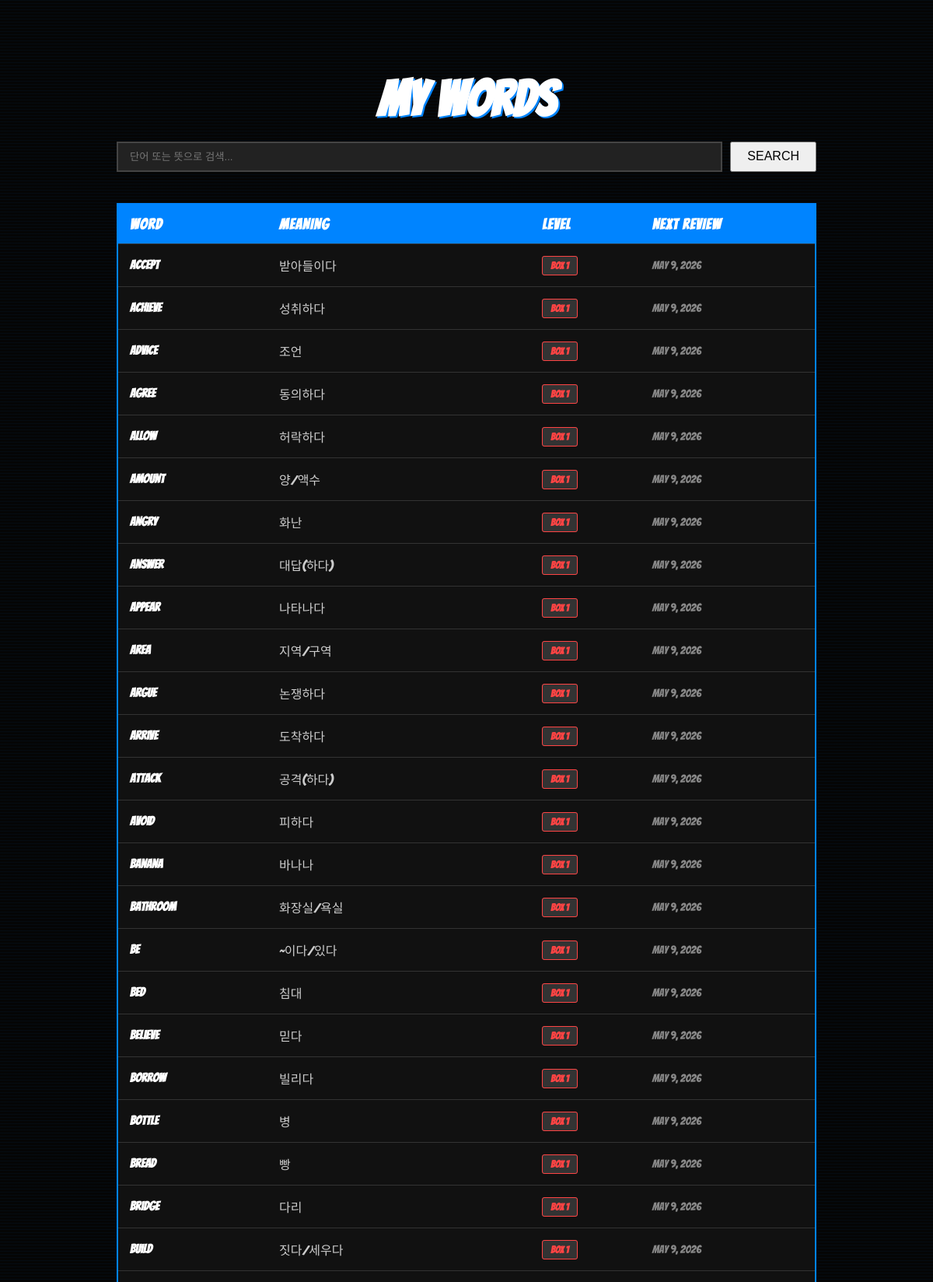
The page /leitner/words/ (signed in, upper part) on the database its author committed.
### leitner/models.py (models this page shows, shortened)
class UserCard(models.Model):
    REVIEW_INTERVALS = {1: 1, 2: 2, 3: 4, 4: 8, 5: 999}
    user = models.ForeignKey(settings.AUTH_USER_MODEL, on_delete=models.CASCADE, related_name='cards')
    sense = models.ForeignKey(WordSense, on_delete=models.CASCADE)
    box_number = models.IntegerField(default=1)
    next_review_at = models.DateField(default=localdate)
    correct_count = models.IntegerField(default=0)
    wrong_count = models.IntegerField(default=0)
    last_reviewed_at = models.DateTimeField(auto_now=True)
    class Meta:
        unique_together = ('user', 'sense')  # 중복 카드 방지

class WordSense(models.Model):
    word = models.ForeignKey(Word, on_delete=models.CASCADE, related_name='senses')
    meaning = models.CharField(max_length=200)
    example_en = models.TextField(blank=True)
    example_ko = models.TextField(blank=True)
    context_tag = models.CharField(max_length=50, blank=True)

class Word(models.Model):
    word = models.CharField(max_length=100, unique=True)
    pronunciation = models.CharField(max_length=100, blank=True)
    part_of_speech = models.CharField(max_length=50, blank=True)
    created_at = models.DateTimeField(auto_now_add=True)

### leitner/views.py (the view)
# urls.py: path('words/', views.word_list, name='word_list'),
@login_required
def word_list(request):
    search_query = request.GET.get('search', '')
    cards = UserCard.objects.filter(user=request.user).select_related('sense__word')
    if search_query:
        cards = cards.filter(
            Q(sense__word__word__icontains=search_query) |
            Q(sense__meaning__icontains=search_query)
        )
    cards = cards.order_by('box_number', 'sense__word__word')
    return render(request, 'leitner/word_list.html', {
        'cards': cards,
        'search_query': search_query
    })

### leitner/templates/leitner/word_list.html (shortened to what this page needs)
{% load static %}
<!DOCTYPE html>
<html>
<head>
    <link rel="stylesheet" href="{% static 'core/css/index.css' %}">
    <link rel="stylesheet" href="{% static 'leitner/css/dashboard.css' %}">
    <link rel="stylesheet" href="{% static 'leitner/css/word_list.css' %}">
</head>
<body>
<div class="main-container">
    <h1 class="dashboard-title">MY Words</h1>
    <form class="search-form" method="get">
        <input type="text" name="search" class="search-input"
               placeholder="단어 또는 뜻으로 검색..." value="{{ search_query }}">
        <button type="submit" class="btn-action" style="padding: 0 20px; font-size: 1rem;">SEARCH</button>
    </form>
    {% if cards %}
    <table class="word-list-table">
        <thead>
            <tr>
                <th>WORD</th>
                <th>MEANING</th>
                <th>LEVEL</th>
                <th>NEXT REVIEW</th>
            </tr>
        </thead>
        <tbody>
            {% for card in cards %}
            <tr>
                <td style="font-weight: bold; color: white;">{{ card.sense.word.word }}</td>
                <td style="color: #ccc;">{{ card.sense.meaning }}</td>
                <td>
                    <span class="box-badge box-{{ card.box_number }}">
                        BOX {{ card.box_number }}
                    </span>
                </td>
                <td style="font-size: 0.9rem; color: #888;">
                    {% if card.box_number == 5 %}
                        MASTERED (졸업)
                    {% else %}
                        {{ card.next_review_at }}
                    {% endif %}
                </td>
            </tr>
            {% endfor %}
        </tbody>
    </table>
    {% else %}
    <div class="stat-box" style="width: 100%; max-width: 900px;">
        <p>단어장이 비어있습니다. 단어를 등록하거나 학습을 시작하세요!</p>
    </div>
    {% endif %}
</div>
</body>
</html>

### core/static/core/css/index.css (style rules this page uses)
:root { --nw-blue: #0084ff; --nw-black: #050505; --nw-dark-blue: #001a33; }
body { background-color: var(--nw-black); background-image: linear-gradient(rgba(0, 132, 255, 0.05) 1px, transparent 1px), radial-gradient(var(--nw-dark-blue) 0.5px, transparent 0.5px); background-size: 100% 4px, 20px 20px; font-family: 'Bangers', cursive; color: white; margin: 0; min-height: 100vh; }
.main-container { display: flex; flex-direction: column; align-items: center; padding: 50px; }

### leitner/static/leitner/css/dashboard.css (style rules this page uses)
:root { --yellow: #ffd000; --green: #4caf50; --red: #f44336; --nw-blue: #0084ff; }
.dashboard-title { font-size: 4rem; color: white; text-shadow: 2px 2px 0px var(--nw-blue); text-align: center; margin-bottom: 20px; }

### leitner/static/leitner/css/word_list.css (style rules this page uses)
.word-list-table { width: 100%; max-width: 900px; border-collapse: collapse; background: #111; border: 2px solid var(--nw-blue); margin-top: 20px; }
.word-list-table th, .word-list-table td { padding: 15px; text-align: left; border-bottom: 1px solid #333; }
.word-list-table th { background: var(--nw-blue); color: white; font-family: 'Bangers'; font-size: 1.2rem; letter-spacing: 1px; }
.box-badge { padding: 5px 10px; border-radius: 3px; font-weight: bold; font-size: 0.8rem; background: #333; color: white; }
.box-1 { border: 1px solid #ff4444; color: #ff4444; }
.search-form { width: 100%; max-width: 900px; display: flex; gap: 10px; margin-bottom: 20px; }
.search-input { flex: 1; background: #222; border: 2px solid #444; padding: 10px 15px; color: white; }

### rows shown on the page
UserCard: sense.word.word "accept", sense.meaning "받아들이다", box_number "1", next_review_at "May 9, 2026"
UserCard: sense.word.word "achieve", sense.meaning "성취하다", box_number "1", next_review_at "May 9, 2026"
UserCard: sense.word.word "advice", sense.meaning "조언", box_number "1", next_review_at "May 9, 2026"
UserCard: sense.word.word "agree", sense.meaning "동의하다", box_number "1", next_review_at "May 9, 2026"
UserCard: sense.word.word "allow", sense.meaning "허락하다", box_number "1", next_review_at "May 9, 2026"
UserCard: sense.word.word "amount", sense.meaning "양/액수", box_number "1", next_review_at "May 9, 2026"
UserCard: sense.word.word "angry", sense.meaning "화난", box_number "1", next_review_at "May 9, 2026"
UserCard: sense.word.word "answer", sense.meaning "대답(하다)", box_number "1", next_review_at "May 9, 2026"
UserCard: sense.word.word "appear", sense.meaning "나타나다", box_number "1", next_review_at "May 9, 2026"
UserCard: sense.word.word "area", sense.meaning "지역/구역", box_number "1", next_review_at "May 9, 2026"
UserCard: sense.word.word "argue", sense.meaning "논쟁하다", box_number "1", next_review_at "May 9, 2026"
UserCard: sense.word.word "arrive", sense.meaning "도착하다", box_number "1", next_review_at "May 9, 2026"
UserCard: sense.word.word "attack", sense.meaning "공격(하다)", box_number "1", next_review_at "May 9, 2026"
UserCard: sense.word.word "avoid", sense.meaning "피하다", box_number "1", next_review_at "May 9, 2026"
UserCard: sense.word.word "banana", sense.meaning "바나나", box_number "1", next_review_at "May 9, 2026"
UserCard: sense.word.word "bathroom", sense.meaning "화장실/욕실", box_number "1", next_review_at "May 9, 2026"
UserCard: sense.word.word "be", sense.meaning "~이다/있다", box_number "1", next_review_at "May 9, 2026"
UserCard: sense.word.word "bed", sense.meaning "침대", box_number "1", next_review_at "May 9, 2026"
UserCard: sense.word.word "believe", sense.meaning "믿다", box_number "1", next_review_at "May 9, 2026"
UserCard: sense.word.word "borrow", sense.meaning "빌리다", box_number "1", next_review_at "May 9, 2026"
UserCard: sense.word.word "bottle", sense.meaning "병", box_number "1", next_review_at "May 9, 2026"
UserCard: sense.word.word "bread", sense.meaning "빵", box_number "1", next_review_at "May 9, 2026"
UserCard: sense.word.word "bridge", sense.meaning "다리", box_number "1", next_review_at "May 9, 2026"
UserCard: sense.word.word "build", sense.meaning "짓다/세우다", box_number "1", next_review_at "May 9, 2026"
